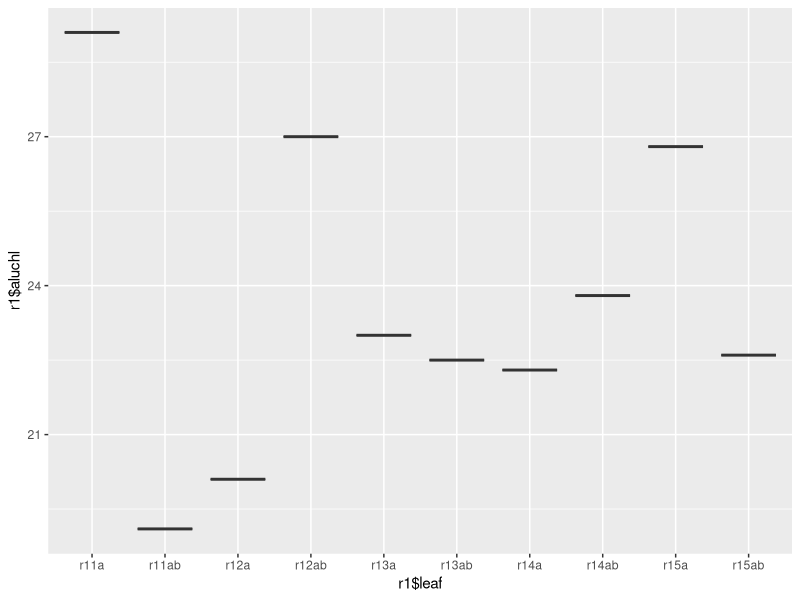
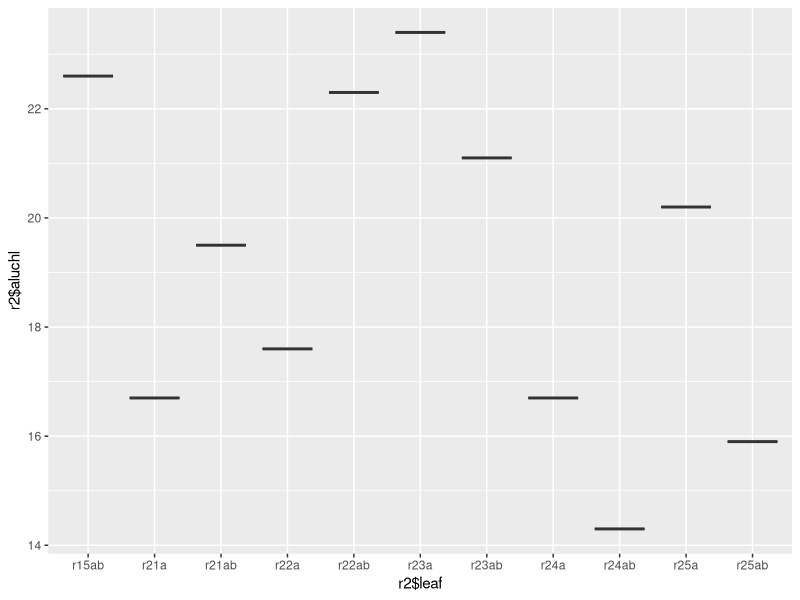
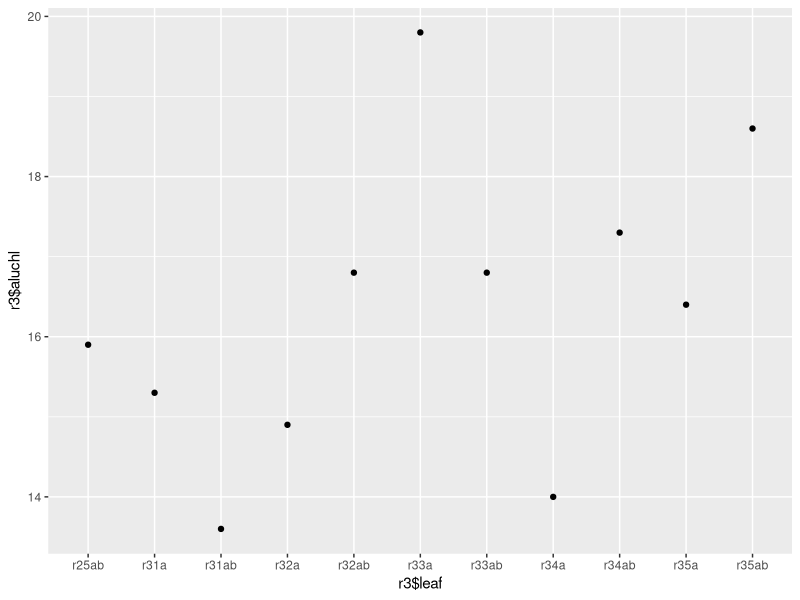

The R script that drew these images, in order: (Note: this script raises an error after producing the figures.)
setwd("C:/BigData/bevezetes_r/")
library(ggplot2)
library(tidyr)
library(dplyr)
library(ggpubr)
library(car)
wide <- readxl::read_xlsx("dualbeat.xlsx")
head(wide)
tmp <-as.data.frame(wide)
tmp
dim(tmp)
str(tmp)
a <- tmp[1:30,1:2]
r1 <- tmp[1:10, 1:2]
r2<- tmp[10:20,1:2]
r3 <- tmp[20:30,1:2]

allr <- c(r1,r2,r3)
allr

r1pl <- ggplot(data = r1, aes(x = r1$leaf, y =r1$aluchl),
               + geom_point(color = "red"))

r1pl + geom_boxplot()
r1f <- r1pl + geom_boxplot(size = 0.2) + geom_point(color="darkred", size = 1.4)

r2pl <- ggplot(data = r2, aes(x = r2$leaf, y=r2$aluchl),
               + geom_point(color= "red"))
r2pl + geom_boxplot()
r2f <- r2pl + geom_boxplot(size = 0.2) + geom_point(color="red", size = 1.4)


r3pl <- ggplot(data = r3, aes(x = r3$leaf, y =r3$aluchl),
               + geom_point(shape=1),color = leaf,
               x.text.angle = 90)
r3pl + geom_point()
r3f <- r3pl + geom_boxplot(size = 0.2) + geom_point(color="green", size = 1.4)

r1t <- tmp[1:30,2:3]
ran <- seq(1:5)
ran

gs <- ggscatter(r1t, x = r1t$aluchl, y = r1t$kozchl,
                add = "reg.line",
                conf.int = T,
                combine = T,
                )
gs#kell még x.text vertikál + t-tesztek és overlapping plotok

ggarrange(r1f,r2f,r3f,
          labels = c("RED1","RED2","RED3"),
          ncol = 2, nrow = 2)
